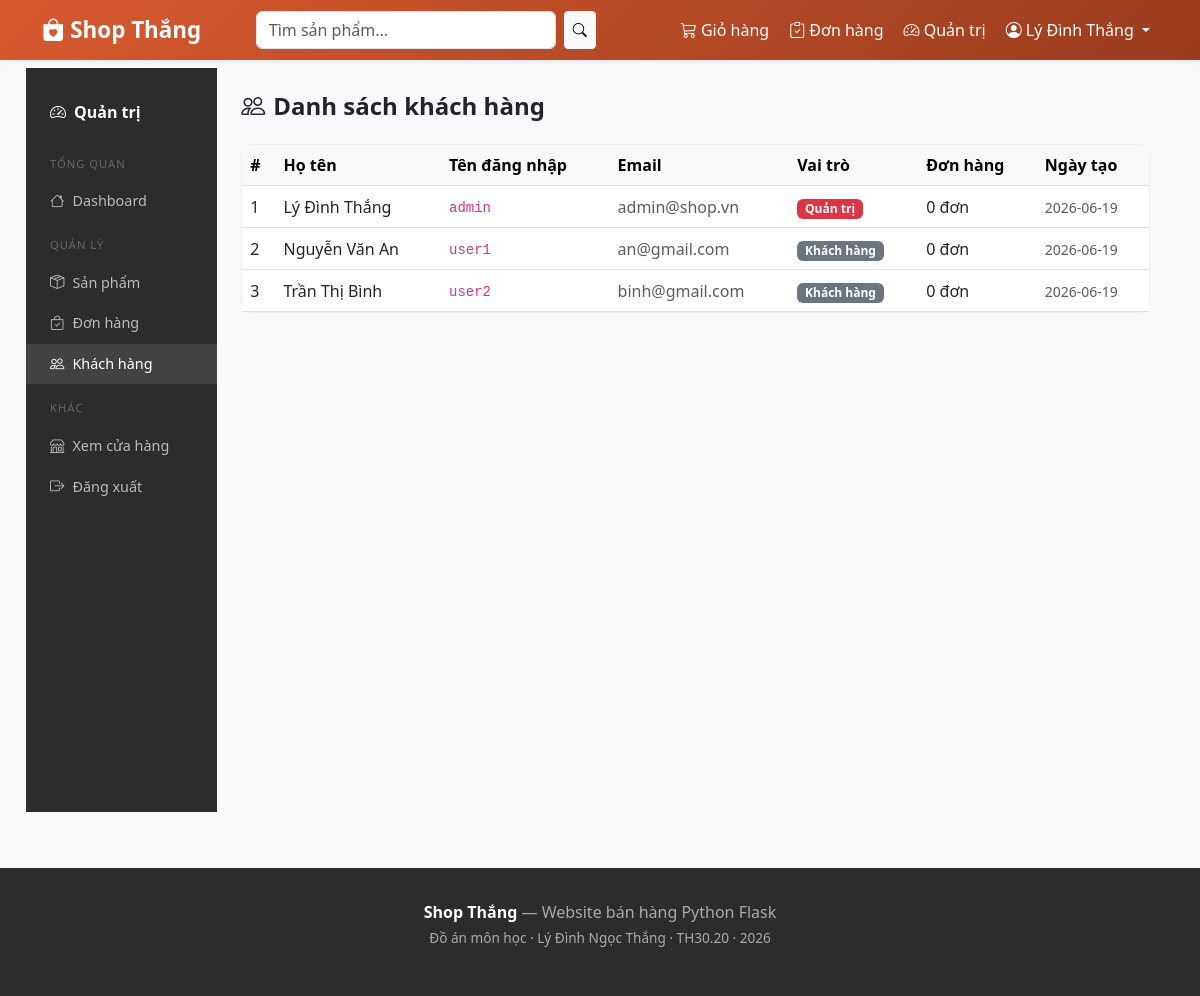
Page /admin/users (signed in) on the committed database.
### tables this page shows
CREATE TABLE users (
            id INTEGER PRIMARY KEY AUTOINCREMENT,
            username TEXT UNIQUE NOT NULL,
            password TEXT NOT NULL,
            fullname TEXT NOT NULL,
            email TEXT,
            role TEXT DEFAULT 'customer',
            created_at TEXT DEFAULT CURRENT_TIMESTAMP
        );

### app.py (the view)
@app.route('/admin/users')
@login_required
@admin_required
def admin_users():
    conn = get_db()
    users = conn.execute('''SELECT u.*, COUNT(o.id) as order_count
                            FROM users u LEFT JOIN orders o ON u.id=o.user_id
                            GROUP BY u.id ORDER BY u.id''').fetchall()
    conn.close()
    return render_template('admin/users.html', users=users)

### app.py (called while the page is built)
def get_db():
    conn = sqlite3.connect(DB_PATH)
    conn.row_factory = sqlite3.Row
    return conn

def login_required(f):
    @wraps(f)
    def decorated(*args, **kwargs):
        if 'user_id' not in session:
            flash('Vui lòng đăng nhập!', 'warning')
            return redirect(url_for('login'))
        return f(*args, **kwargs)
    return decorated

def admin_required(f):
    @wraps(f)
    def decorated(*args, **kwargs):
        if session.get('role') != 'admin':
            flash('Bạn không có quyền truy cập!', 'danger')
            return redirect(url_for('index'))
        return f(*args, **kwargs)
    return decorated

### templates/admin/users.html (shortened to what this page needs)
{% extends "admin/base_admin.html" %}
{% block admin_content %}
<h4 class="fw-bold mb-4"><i class="bi bi-people me-2"></i>Danh sách khách hàng</h4>
<div class="card">
  <div class="table-responsive">
    <table class="table align-middle mb-0">
      <thead class="table-light">
        <tr><th>#</th><th>Họ tên</th><th>Tên đăng nhập</th><th>Email</th><th>Vai trò</th><th>Đơn hàng</th><th>Ngày tạo</th></tr>
      </thead>
      <tbody>
        {% for u in users %}
        <tr>
          <td>{{ u['id'] }}</td>
          <td class="fw-medium">{{ u['fullname'] }}</td>
          <td><code>{{ u['username'] }}</code></td>
          <td class="text-muted">{{ u['email'] or '—' }}</td>
          <td>
            {% if u['role'] == 'admin' %}
              <span class="badge bg-danger">Quản trị</span>
            {% else %}
              <span class="badge bg-secondary">Khách hàng</span>
            {% endif %}
          </td>
          <td>{{ u['order_count'] }} đơn</td>
          <td><small class="text-muted">{{ u['created_at'][:10] }}</small></td>
        </tr>
        {% endfor %}
      </tbody>
    </table>
  </div>
</div>
{% endblock %}

### templates/base.html (shortened to what this page needs)
<!DOCTYPE html>
<html lang="vi">
<head>
  <link href="https://cdn.jsdelivr.net/npm/bootstrap@5.3.0/dist/css/bootstrap.min.css" rel="stylesheet">
  <link href="https://cdn.jsdelivr.net/npm/bootstrap-icons@1.11.0/font/bootstrap-icons.css" rel="stylesheet">
</head>
<body>
<nav class="navbar navbar-expand-lg shadow-sm">
  <div class="container">
    <a class="navbar-brand" href="/"><i class="bi bi-bag-heart-fill"></i> Shop Thắng</a>
    <div class="collapse navbar-collapse" id="navMenu">
      <form class="d-flex mx-auto" action="/" method="get" style="width:340px">
        <input class="form-control me-2" type="search" name="q" placeholder="Tìm sản phẩm..." value="{{ request.args.get('q','') }}">
        <button class="btn btn-light btn-sm" type="submit"><i class="bi bi-search"></i></button>
      </form>
      <ul class="navbar-nav ms-auto align-items-center gap-1">
        {% if session.user_id %}
          <li class="nav-item">
            <a class="nav-link" href="/cart">
              <i class="bi bi-cart3"></i> Giỏ hàng
            </a>
          </li>
          <li class="nav-item"><a class="nav-link" href="/orders"><i class="bi bi-clipboard-check"></i> Đơn hàng</a></li>
          {% if session.role == 'admin' %}
            <li class="nav-item"><a class="nav-link" href="/admin"><i class="bi bi-speedometer2"></i> Quản trị</a></li>
          {% endif %}
          <li class="nav-item dropdown">
            <a class="nav-link dropdown-toggle" href="#" data-bs-toggle="dropdown">
              <i class="bi bi-person-circle"></i> {{ session.fullname }}
            </a>
          </li>
        {% else %}
          <li class="nav-item"><a class="nav-link" href="/login"><i class="bi bi-box-arrow-in-right"></i> Đăng nhập</a></li>
          <li class="nav-item"><a class="btn btn-light btn-sm ms-2" href="/register">Đăng ký</a></li>
        {% endif %}
      </ul>
    </div>
  </div>
</nav>
<div class="container py-4">
  {% block content %}{% endblock %}
</div>
<footer>
  <div class="container text-center">
    <p class="mb-1"><strong style="color:#fff">Shop Thắng</strong> — Website bán hàng Python Flask</p>
    <p style="font-size:.85rem">Đồ án môn học · Lý Đình Ngọc Thắng · TH30.20 · 2026</p>
  </div>
</footer>
</body>
</html>

### templates/base.html (style rules this page uses)
body { background: #f8f9fa; font-family: 'Segoe UI', sans-serif; }
.navbar-brand { font-weight: 700; font-size: 1.4rem; }
.navbar { background: linear-gradient(135deg, #D85A30, #993C1D) !important; }
.navbar a, .navbar .navbar-brand { color: #fff !important; }
.card { border: 1px solid #eee; border-radius: 12px; transition: box-shadow .2s; }
footer { background: #2c2c2c; color: #aaa; padding: 2rem 0; margin-top: 3rem; }

### rows in the picture
users: fullname "Lý Đình Thắng", id "1", username "admin", email "admin@shop.vn", role "Quản trị", order_count "0", created_at "2026-06-19"
users: id "2", fullname "Nguyễn Văn An", username "user1", email "an@gmail.com", role "Khách hàng", order_count "0", created_at "2026-06-19"
users: id "3", fullname "Trần Thị Bình", username "user2", email "binh@gmail.com", role "Khách hàng", order_count "0", created_at "2026-06-19"
